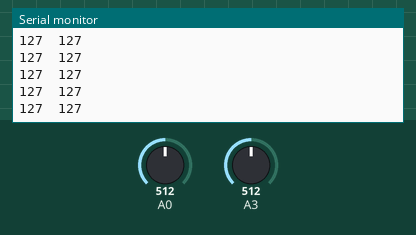
Recording of a sketch running on a simulated Arduino Uno, built with avr-gcc and run on an emulated ATmega328P. Shown: the last lines printed to the serial monitor. The inputs (shaded band) are chosen by the test bench; at power-on: A0 = 512, A3 = 512. No radio packets arrive unless stated.

Above: at 1.2 s.
1.3 s: A0 set to 414
At 2.3 s:
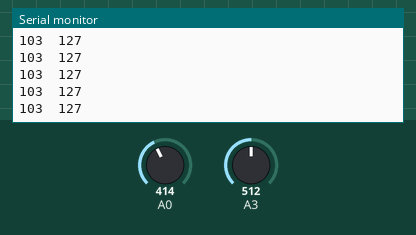
2.8 s: A0 set to 384
At 3.5 s:
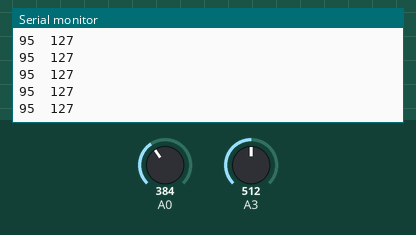
4.3 s: A3 set to 45
At 4.9 s:
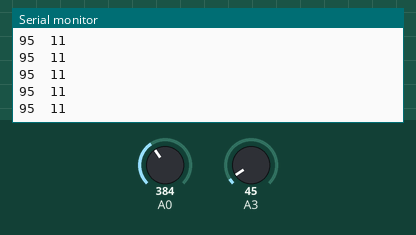
5.8 s: A3 set to 36
At 6.9 s:
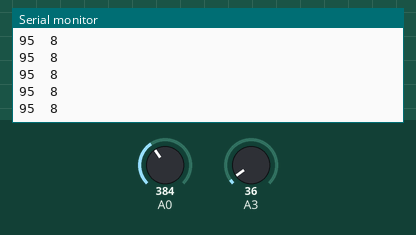
Timing chart, 0 to 8.8 s (numbered marks = the images above; inputs shaded):
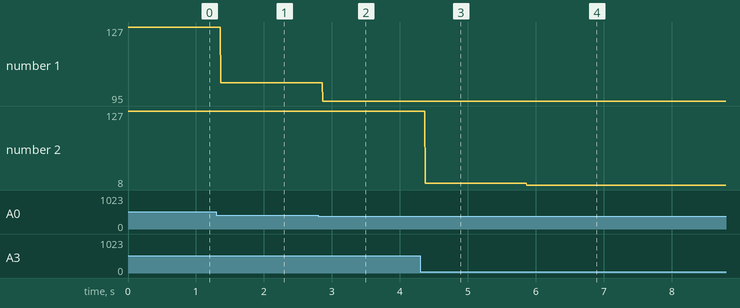

Measured:
- after the input at 1.3 s, the serial monitor: prints a new line after 0.07 s (image 1)
- after the input at 2.8 s, the serial monitor: prints a new line after 0.07 s (image 2)
- after the input at 4.3 s, the serial monitor: prints a new line after 0.07 s (image 3)
- after the input at 5.8 s, the serial monitor: prints a new line after 0.07 s (image 4)
- plotted number 1: 127 → 103 after the input at 1.3 s, 103 → 95 after the input at 2.8 s
- plotted number 2: 127 → 11 after the input at 4.3 s, 11 → 8 after the input at 5.8 s

The sketch:

Transmissor.ino
```cpp
/* Lembre de instalar a biblioteca NRF24 em seu IDE, link: https://github.com/nRF24/RF24
 * Conexões:

        CE     ->   D9
       CSN     ->   D10
      CLK/SCK  ->   D13
       MOSI    ->   D11
       MISO    ->   D12

Esse código transmite informação em 4 canais a partir de sinais deste arduino.
*/

#include <SPI.h>         //Necessária para comunicação Serial.
#include <nRF24L01.h>    //Necessária para uso do módulo NRF24.
#include <RF24.h>        //Necessária para uso do módulo NRF24.

const uint64_t CanoSaida = 00001; // Endereço de comunicação entre o transmissor e receptor, usar o mesmo para ambos.

RF24 radio(9, 10);  //Define os pinos CE e CSN

//Cria uma estrutura chamada Dados_a_enviar, que vai conter os bytes que serão "associados" aos canais do NRF24

struct Dados_a_enviar {
  byte j1pot;
  byte j2pot;
};

//Cria uma variável com a estrutura acima e a nomeia dados.

Dados_a_enviar dados;

void setup()
{
  Serial.begin(9600);
  radio.begin();
  radio.setAutoAck(false);           //Configura a transmissão
  radio.setDataRate(RF24_250KBPS);
  radio.openWritingPipe(CanoSaida);  //Abre o canal de comunicação

 //Reseta os valores armazenados em cada canal.
  dados.j2pot = 127;  //O valor é 127, pois é o centro entre 0 e 255
  dados.j1pot = 127;  //O intervalo de possíveis valores para um byte vai de 0 até 255
}


void loop()
{

  dados.j1pot = map( analogRead(A0), 0, 1023, 0, 255);
  dados.j2pot = map( analogRead(A3), 0, 1023, 0, 255);

      //Para testes:
    Serial.print(dados.j1pot);
    Serial.print("  ");
    Serial.println(dados.j2pot);

  radio.write(&dados, sizeof(Dados_a_enviar));    //Envia os dados
}
```
